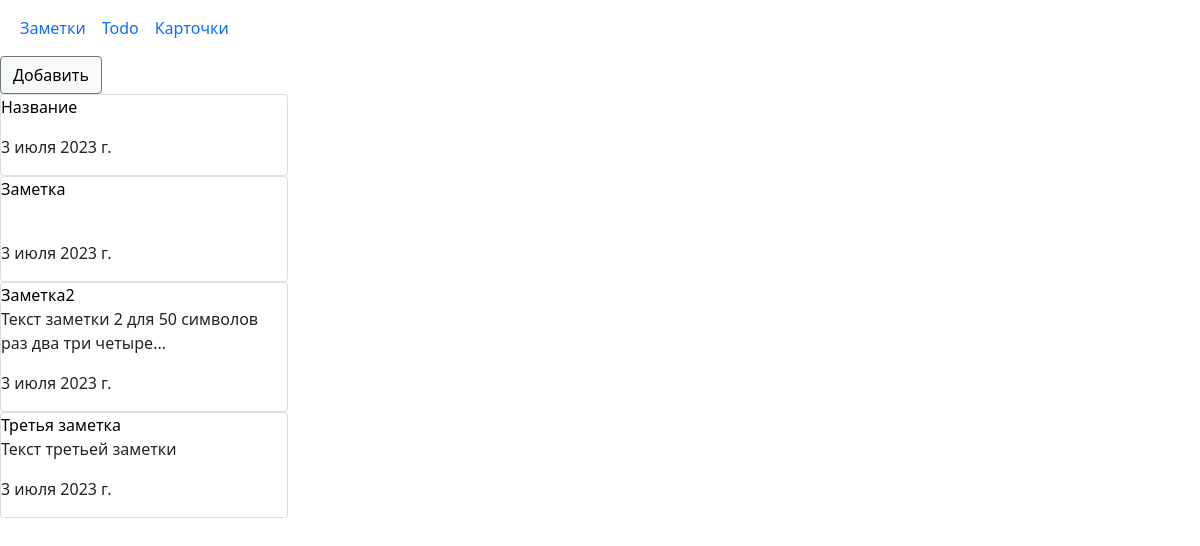
Screenshot of /notes/ (signed in) with the database file from the repository.
### notes/models.py (models this page shows, shortened)
class Note(models.Model):
	note_title = models.CharField('Название', max_length=255)
	note_text = models.TextField('Текст', blank=True)
	pub_date = models.DateTimeField('Дата публикации', auto_now_add=True)
	update_date = models.DateTimeField('Дата обновления', auto_now=True)
	class Meta:
		verbose_name = 'Заметка'
		verbose_name_plural = 'Заметки'
		ordering = ['-update_date']

### notes/views.py (the view)
# urls.py: path('', views.IndexNotes.as_view(), name='index_notes'),
class IndexNotes(ListView):
	model = Note
	template_name = 'notes/index_notes.html'
	context_object_name = 'notes_list'

### notes/templatetags/notes_tags.py (called while the page is built)
@register.filter
def limit_length(string):
	if len(string) > 50:
		return f'{string[:50]}...'
	return string

### templates/notes/index_notes.html
{% extends 'base.html' %}
{% load notes_tags %}
{% block main %}
	<button class="btn btn-light border-secondary"><a href="{% url 'notes:create_note' %}">Добавить</a></button>
	{% for note in notes_list %}
		<div class="card" style="width: 18rem;">
			<a href="{% url 'notes:change_note' note.id %}">{{ note.note_title }}</a>
			<p>{{ note.note_text|safe|limit_length }}</p>
			<p>{{ note.update_date|date }}</p>
		</div>
	{% endfor %}
{% endblock %}

### static/style.css (style rules this page uses)
a { text-decoration: none; color: #000; }

### rows the page displays
Note: note_title "Название", update_date "3 июля 2023 г."
Note: note_title "Заметка", update_date "3 июля 2023 г."
Note: note_title "Заметка2", note_text|limit_length "Текст заметки 2 для 50 символов раз два три четыре...", update_date "3 июля 2023 г."
Note: note_title "Третья заметка", note_text|limit_length "Текст третьей заметки", update_date "3 июля 2023 г."
